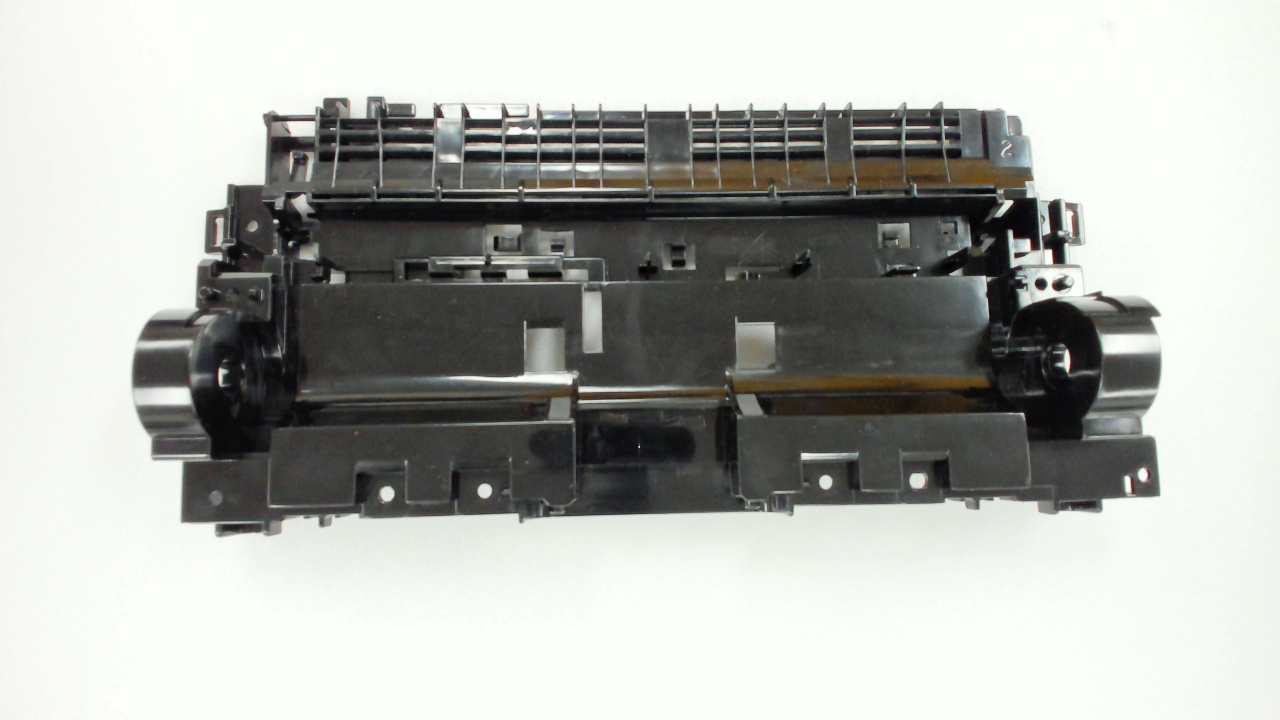
#> input picture img/normal.jpg, 3840 x 2160 px (shown at 1/3 size)
$ python fastFeatureDetector.py
#> lines starting #> are read from the running program, lines starting #| are printed output that depends on the picture; after the words box and inside, x2 and y2 are one past the last pixel; in counts of white or black regions, pixels touching at a corner belong together
'''
 Defect Detection Using OpenCV
 Find KeyPoint of the Images and find close 3 points in some distance and draw circle which have center point as one of them
 Normal Image : Find Keypoint with smaller threshold value
 Defect Image : Find Keypoint with Bigger threshold value
 if there are new keypoint at defect images, which is not close to normal image's,
 then there are defect.
'''
import cv2
import matplotlib.pyplot as plt
import numpy as np
import math

# Call Normal Image and Pre-processing
normalImage = cv2.imread('./img/normal.jpg')
#> normalImage is the input picture: shape (2160, 3840, 3); mean B, G, R 174.9, 179.4, 177.6
normalImage = cv2.resize(normalImage, dsize=(640,480), interpolation = cv2.INTER_AREA)
#> normalImage: shape (480, 640, 3)
normalImage = cv2.cvtColor(normalImage, cv2.COLOR_BGR2GRAY)
#> normalImage: shape (480, 640)

# Call Defect Image and Pre-processing
defectImage = cv2.imread('./img/defect1.jpg')
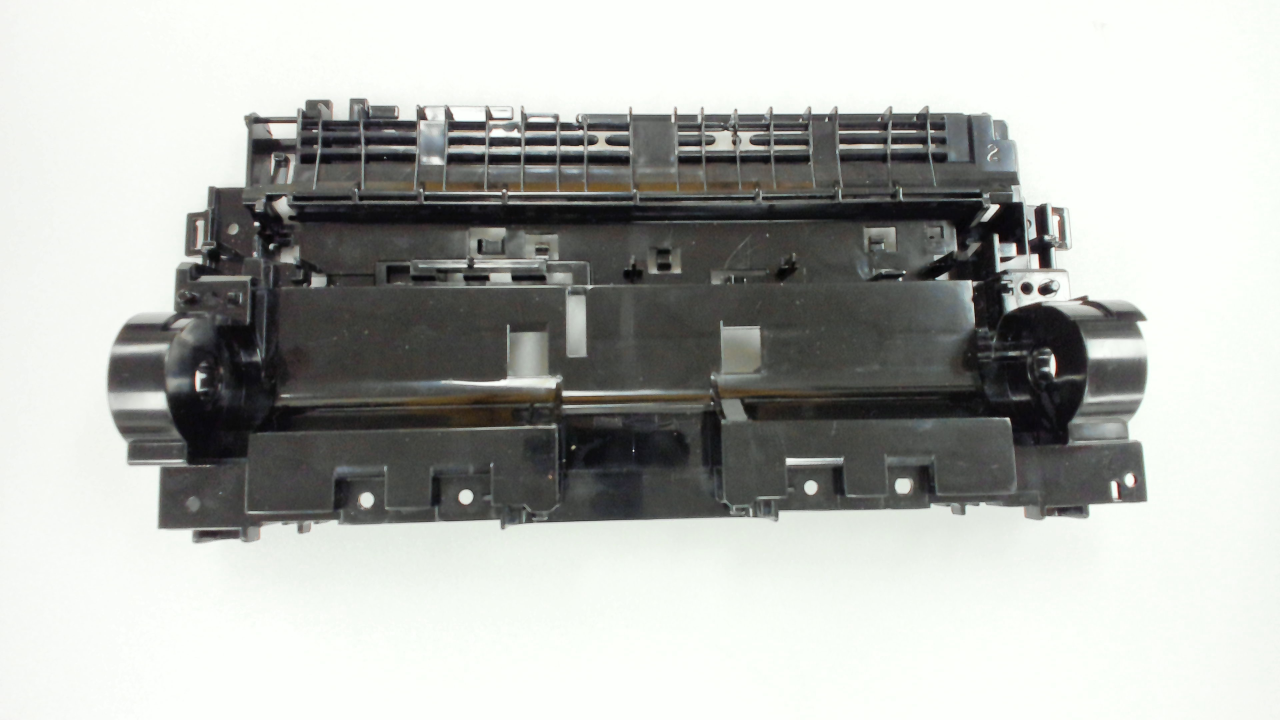
#> input picture img/defect1.jpg, 3840 x 2160 px (shown at 1/3 size)
#> defectImage is the input picture: shape (2160, 3840, 3); mean B, G, R 176.6, 180.3, 178.5
defectImage = cv2.resize(defectImage, dsize=(640,480), interpolation = cv2.INTER_AREA)
#> defectImage: shape (480, 640, 3)
defectImage = cv2.cvtColor(defectImage,cv2.COLOR_BGR2GRAY)
#> defectImage: shape (480, 640)

# Find Key point of Normal Image and show it with smaller threshold Value
fastF_normalImage =cv2.FastFeatureDetector.create(threshold=80)
kp_normalImage = fastF_normalImage.detect(normalImage)
#> kp_normalImage = 237 keypoints; strongest (x, y, size): (514, 160, 7), (505, 135, 7), (525, 167, 7), (506, 177, 7)
dst_normalImage = cv2.drawKeypoints(normalImage, kp_normalImage, None, color=(0,0,255))
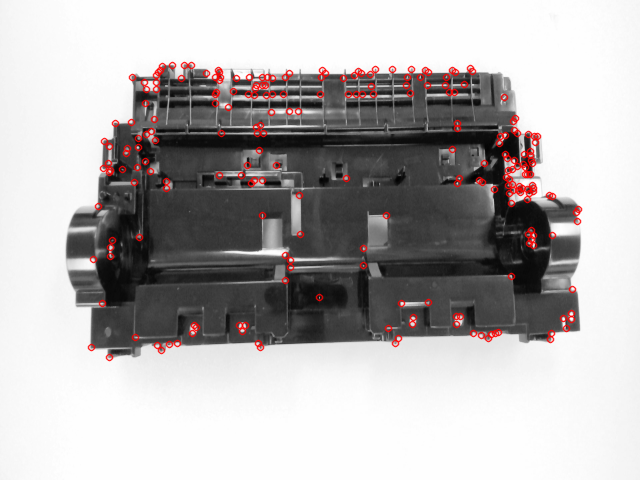
#> dst_normalImage: shape (480, 640, 3); mean of channels 0, 1, 2 176.3, 176.3, 180.4; drawn as B, G, R
print('len(kp_normalImage)=', len(kp_normalImage))
#| len(kp_normalImage)= 237
cv2.imshow('dst_normalImage',  dst_normalImage)

# Find Key point of Defect Image and show it with bigger threshold Value
fastF_defectImage =cv2.FastFeatureDetector.create(threshold=90)
kp_defectImage = fastF_defectImage.detect(defectImage)
#> kp_defectImage = 149 keypoints; strongest (x, y, size): (498, 138, 7), (504, 279, 7), (518, 170, 7), (499, 179, 7)
dst_defectImage = cv2.drawKeypoints(defectImage, kp_defectImage, None, color=(0,0,255))
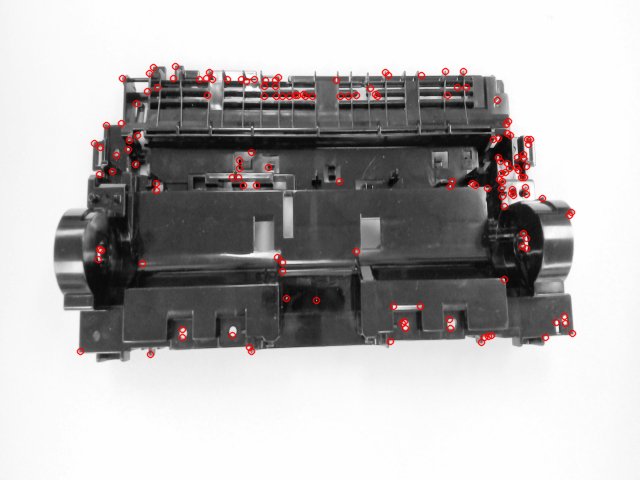
#> dst_defectImage: shape (480, 640, 3); mean of channels 0, 1, 2 178, 178, 180.7; drawn as B, G, R
print('len(kp_defectImage)=', len(kp_defectImage))
#| len(kp_defectImage)= 149
cv2.imshow('dst_defectImage',  dst_defectImage)

# Set 2 Lists to save pixel values for keypoint
list_kp_normalImage = []
list_kp_defectImage = []

# Save pixel values for keypoint
for keypoint in kp_normalImage:
    list_kp_normalImage.append(keypoint.pt)
#> this loop made 237 passes
#> keypoint on passes 1 to 3: keypoint at (172, 65), size 7, keypoint at (184, 65), size 7, keypoint at (191, 65), size 7
#> after the loop, list_kp_normalImage = 237 pairs, first value 91 to 578, second value 65 to 357

for keypoint in kp_defectImage:
    list_kp_defectImage.append(keypoint.pt)
#> this loop made 149 passes
#> keypoint on passes 1 to 12: keypoint at (175, 66), size 7, keypoint at (153, 67), size 7, keypoint at (445, 71), size 7, keypoint at (463, 71), size 7, keypoint at (209, 72), size 7, keypoint at (385, 72), size 7, keypoint at (149, 73), size 7, keypoint at (388, 75), size 7, keypoint at (421, 75), size 7, keypoint at (278, 77), size 7, keypoint at (122, 78), size 7, keypoint at (173, 78), size 7
#> after the loop, list_kp_defectImage = 149 pairs, first value 80 to 572, second value 66 to 354

# Initialize distances Value
distanceUnder1 = 0
distanceUnder2 = 0
distanceUnder3 = 0
distanceOver = 0

# Initialize Threshold Distance Values
thresholdDistance1 = 8
thresholdDistance2 = 30
thresholdDistance3 = 50

# Make 2 Lists For save close 3 points
triangleForNormalImage = []
triangleForDefectImage = []

# Find 3 close points and save them to triangleForNormalImage
for i in range(len(kp_normalImage)-2):
    for j in range(i+1, len(kp_normalImage)-1):
        for m in range(j+1, len(kp_normalImage)):
            x1_distance = list_kp_normalImage[i][0] - list_kp_normalImage[j][0]
            y1_distance = list_kp_normalImage[i][1] - list_kp_normalImage[j][1]

            first_distance = math.sqrt(x1_distance ** 2 + y1_distance ** 2)

            x2_distance = list_kp_normalImage[j][0] - list_kp_normalImage[m][0]
            y2_distance = list_kp_normalImage[j][1] - list_kp_normalImage[m][1]

            second_distance = math.sqrt(x2_distance **2 + y2_distance ** 2)

            total_distance = first_distance + second_distance

            if(total_distance < thresholdDistance1) :
                distanceUnder1 += 1
                triangleForNormalImage.append(list_kp_normalImage[j])
            elif(total_distance < thresholdDistance2) :
                distanceUnder2 += 1
            elif(total_distance < thresholdDistance3) :
                distanceUnder3 += 1
            else :
                distanceOver += 1
#> after the loop, distanceOver = 2180222; distanceUnder1 = 10; distanceUnder2 = 2337; distanceUnder3 = 8101; triangleForNormalImage = [(160, 70), (158, 72), (219, 72), (527, 174), (533, 188), (518, 190), (518, 190), (533, 191), (518, 190), (495, 333)]

# Show How many points are close
print('Sum of distance between 3 points are under ', thresholdDistance1 ,' : ', distanceUnder1)
#| Sum of distance between 3 points are under  8  :  10
print('Sum of distance between 3 points are under ', thresholdDistance2 ,' : ', distanceUnder2)
#| Sum of distance between 3 points are under  30  :  2337
print('Sum of distance between 3 points are under ', thresholdDistance3 ,' : ', distanceUnder3)
#| Sum of distance between 3 points are under  50  :  8101
print('Over ', thresholdDistance3 ,' : ', distanceOver)
#| Over  50  :  2180222

# Remove Same Points in triangleForNormalImage
triangleForNormalImage = list(set(triangleForNormalImage))
#> triangleForNormalImage = [(533, 191), (219, 72), (160, 70), (527, 174), (518, 190), (158, 72), (495, 333), (533, 188)]
print(triangleForNormalImage)
#| [(533.0, 191.0), (219.0, 72.0), (160.0, 70.0), (527.0, 174.0), (518.0, 190.0), (158.0, 72.0), (495.0, 333.0), (533.0, 188.0)]
print('# of the components for under ', thresholdDistance1,' : ', len(triangleForNormalImage))
#| # of the components for under  8  :  8

# Ready for pop
lengthOfTriangle = len(triangleForNormalImage)
#> lengthOfTriangle = 8
popList = []

# Find close values and save the index to popList
for i in range(lengthOfTriangle-1):
    for j in range(i+1, lengthOfTriangle):
        distanceXToCheckHowClose = triangleForNormalImage[i][0] - triangleForNormalImage[j][0]
        distanceYToCheckHowClose = triangleForNormalImage[i][1] - triangleForNormalImage[j][1]

        distance = math.sqrt( distanceXToCheckHowClose ** 2 + distanceYToCheckHowClose ** 2 )

        if distance < 10 :
            popList.append(j)
#> after the loop, popList = [7, 5]

popList = list(set(popList))
#> popList = [5, 7]
popList.sort()
print('Pop List : ', popList)
#| Pop List :  [5, 7]
popNum = 0

for i in range(len(popList)):
    triangleForNormalImage.pop(popList[i]-popNum)
    print('After remove, component of triangle : ', triangleForNormalImage)
    print('remove order : ', popList[i]-popNum)
    popNum += 1
#> this loop made 2 passes
#> popNum on passes 1 to 2: 1, 2
#| After remove, component of triangle :  [(533.0, 191.0), (219.0, 72.0), (160.0, 70.0), (527.0, 174.0), (518.0, 190.0), (495.0, 333.0), (533.0, 188.0)]
#| remove order :  5
#| After remove, component of triangle :  [(533.0, 191.0), (219.0, 72.0), (160.0, 70.0), (527.0, 174.0), (518.0, 190.0), (495.0, 333.0)]
#| remove order :  6
#> after the loop, popNum = 2; triangleForNormalImage = [(533, 191), (219, 72), (160, 70), (527, 174), (518, 190), (495, 333)]

for i in range(len(triangleForNormalImage)):
    cv2.circle(normalImage, (int(float(triangleForNormalImage[i][0])), int(float(triangleForNormalImage[i][1]))), 10, (0,0,255), 3)
#> this loop made 6 passes
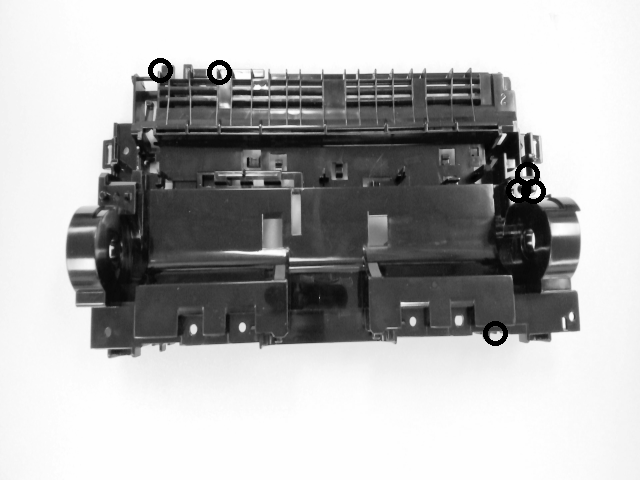
#> normalImage: shape (480, 640); min 0, max 254, mean 177.4

# Draw Lines For compare distance
cv2.line(normalImage, (10,10), (40,10), (0,255,0), 5)
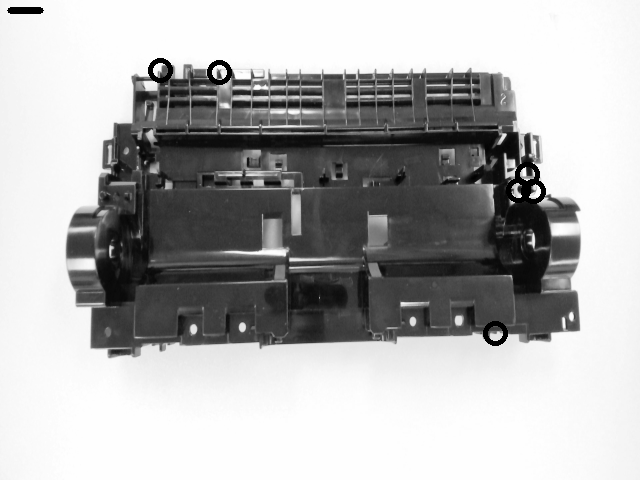
#> normalImage: shape (480, 640); 0.08% of pixels changed, all inside (x1, y1, x2, y2) = (7, 7, 44, 14)

print('After remove close pixels : ', triangleForNormalImage)
#| After remove close pixels :  [(533.0, 191.0), (219.0, 72.0), (160.0, 70.0), (527.0, 174.0), (518.0, 190.0), (495.0, 333.0)]

cv2.imwrite('./img/withCircle_Normal_1.png', normalImage)
cv2.imshow('normalImage', normalImage)

# Initialize distances Value Again
distanceUnder1 = 0
distanceUnder2 = 0
distanceUnder3 = 0
distanceOver = 0

# Find 3 close points and save them to triangleForDefectImage
for i in range(len(kp_defectImage)-2):
    for j in range(i+1, len(kp_defectImage)-1):
        for m in range(j+1, len(kp_defectImage)):
            x1_distance = list_kp_defectImage[i][0] - list_kp_defectImage[j][0]
            y1_distance = list_kp_defectImage[i][1] - list_kp_defectImage[j][1]

            first_distance = math.sqrt(x1_distance ** 2 + y1_distance ** 2)

            x2_distance = list_kp_defectImage[j][0] - list_kp_defectImage[m][0]
            y2_distance = list_kp_defectImage[j][1] - list_kp_defectImage[m][1]

            second_distance = math.sqrt(x2_distance **2 + y2_distance ** 2)

            total_distance = first_distance + second_distance

            if(total_distance < thresholdDistance1) :
                distanceUnder1 += 1
                triangleForDefectImage.append(list_kp_defectImage[j])
            elif(total_distance < thresholdDistance2) :
                distanceUnder2 += 1
            elif(total_distance < thresholdDistance3) :
                distanceUnder3 += 1
            else :
                distanceOver += 1
#> this loop made 147 passes
#> after the loop, distanceOver = 536522; distanceUnder1 = 2; distanceUnder2 = 795; distanceUnder3 = 2955; triangleForDefectImage = [(511, 193), (488, 336)]

# Show How many points are close
print('Sum of distance between 3 points are under ', thresholdDistance1 ,' : ', distanceUnder1)
#| Sum of distance between 3 points are under  8  :  2
print('Sum of distance between 3 points are under ', thresholdDistance2 ,' : ', distanceUnder2)
#| Sum of distance between 3 points are under  30  :  795
print('Sum of distance between 3 points are under ', thresholdDistance3 ,' : ', distanceUnder3)
#| Sum of distance between 3 points are under  50  :  2955
print('Over ', thresholdDistance3 ,' : ', distanceOver)
#| Over  50  :  536522

# Remove Same Points in triangleForDefectImage
triangleForDefectImage = list(set(triangleForDefectImage))
print(triangleForDefectImage)
#| [(511.0, 193.0), (488.0, 336.0)]
print('# of the components for under ', thresholdDistance1,' : ', len(triangleForDefectImage))
#| # of the components for under  8  :  2

# Ready for pop
lengthOfTriangle = len(triangleForDefectImage)
#> lengthOfTriangle = 2
popList = []

# Find close values and save the index to popList
for i in range(lengthOfTriangle-1):
    for j in range(i+1, lengthOfTriangle):
        distanceXToCheckHowClose = triangleForDefectImage[i][0] - triangleForDefectImage[j][0]
        distanceYToCheckHowClose = triangleForDefectImage[i][1] - triangleForDefectImage[j][1]

        distance = math.sqrt( distanceXToCheckHowClose ** 2 + distanceYToCheckHowClose ** 2 )

        if distance < 10 :
            popList.append(j)
#> after the loop, popList = []

popList = list(set(popList))
popList.sort()
print('Pop List : ', popList)
#| Pop List :  []
popNum = 0

for i in range(len(popList)):
    triangleForDefectImage.pop(popList[i]-popNum)
    print('After remove, component of triangle : ', triangleForDefectImage)
    print('remove order : ', popList[i]-popNum)
    popNum += 1
#> this loop made 0 passes
#> after the loop, popNum = 0

# backup Defect Image
defectImageForIndicateDefect = defectImage

# Draw Keypoints for defectImage
for i in range(len(triangleForDefectImage)):
    cv2.circle(defectImage, (int(float(triangleForDefectImage[i][0])), int(float(triangleForDefectImage[i][1]))), 10, (0,0,255), 3)
#> this loop made 2 passes
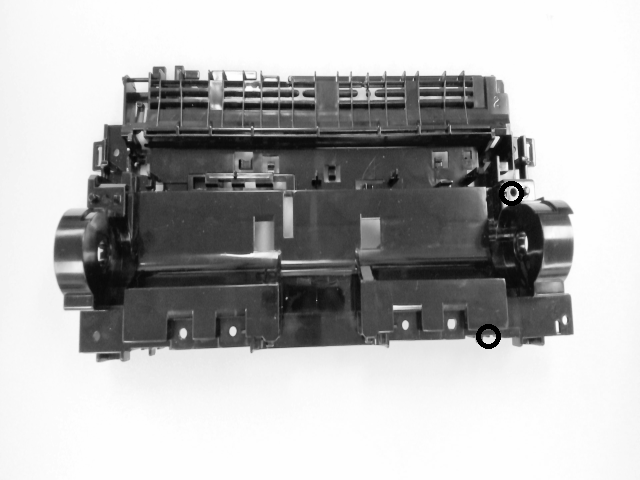
#> defectImage: shape (480, 640); min 0, max 254, mean 179.1

print('After remove close pixels : ', triangleForDefectImage)
#| After remove close pixels :  [(511.0, 193.0), (488.0, 336.0)]

# Draw Lines For compare distance
cv2.line(defectImage, (10,10), (40,10), (0,255,0), 5)
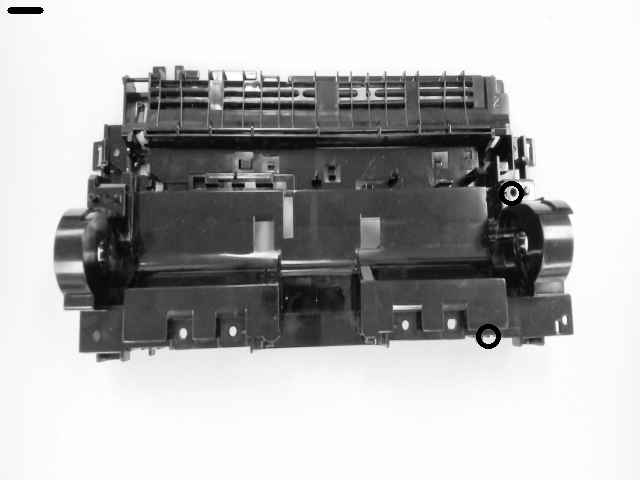
#> defectImage: shape (480, 640); 0.08% of pixels changed, all inside (x1, y1, x2, y2) = (7, 7, 44, 14)

cv2.imwrite('./img/withCircle_Defect_1.png', defectImage)
cv2.imshow('defectImage', defectImage)

# Record Defect Part
DefectPart = []

for i in range(len(triangleForDefectImage)):
    DefectPart.append(1)
#> after the loop, DefectPart = [1, 1]

for i in range(len(triangleForDefectImage)):
    for j in range(len(triangleForNormalImage)):
        distanceXBetweenNormalAndDefect = triangleForDefectImage[i][0] - triangleForNormalImage[j][0]
        distanceYBetweenNormalAndDefect = triangleForDefectImage[i][1] - triangleForNormalImage[j][1]

        distanceBetweenNormalAndDefect = math.sqrt( distanceXBetweenNormalAndDefect **2 + distanceYBetweenNormalAndDefect ** 2)

        if(distanceBetweenNormalAndDefect < 30) :
            DefectPart[i] = 0
#> after the loop, DefectPart = [0, 0]


defect = 0
defectIndex = []

for i in range(len(triangleForDefectImage)):
    if(DefectPart[i] == 1):
        defect = 1
        defectIndex.append(i)
#> after the loop, defectIndex = []

if defect == 1 :
    print('Defect is Detected!!')
    for i in range(len(defectIndex)):
        print('Defect Point : ', triangleForDefectImage[defectIndex[i]])
        cv2.circle(defectImageForIndicateDefect, (int(float(triangleForDefectImage[i][0])), int(float(triangleForDefectImage[i][1]))), 20, (0,255,255), 3)
    cv2.imshow('defectImage With Circle', defectImageForIndicateDefect)

cv2.waitKey(0)
